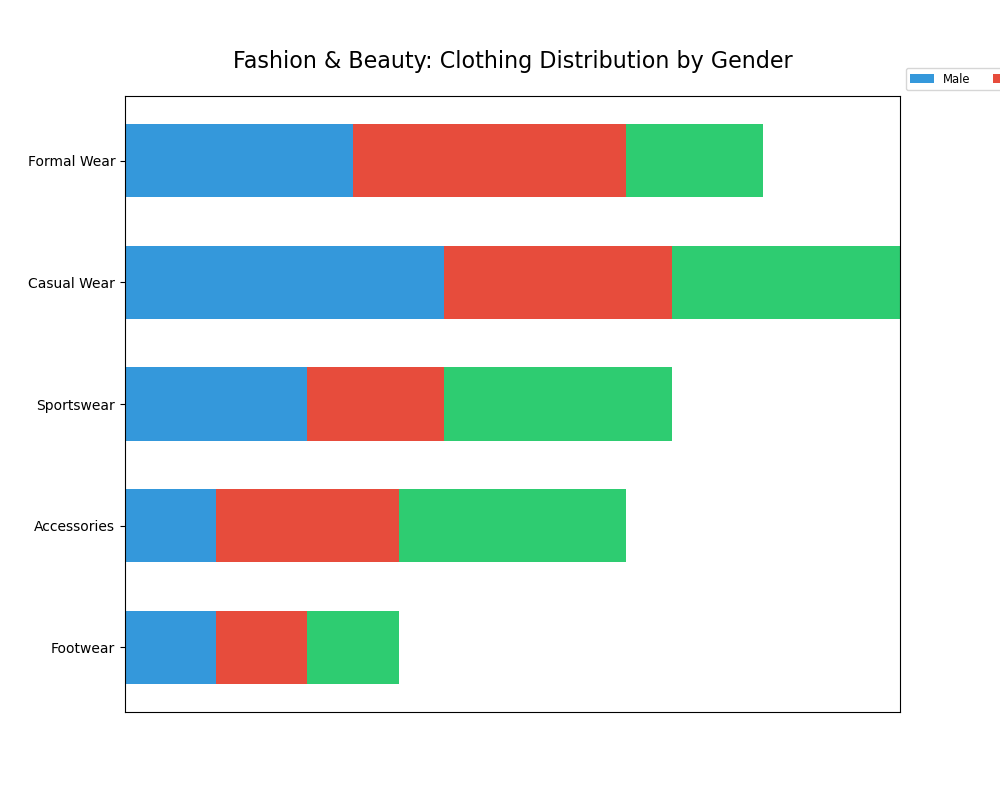

Write Python code to recreate this figure.

import matplotlib.pyplot as plt
import numpy as np

categories = ['Formal Wear', 'Casual Wear', 'Sportswear', 'Accessories', 'Footwear']
male = [25, 35, 20, 10, 10]
female = [30, 25, 15, 20, 10]
unisex = [15, 25, 25, 25, 10]

data = np.array([male, female, unisex])
data_cum = data.cumsum(axis=0)

category_colors = ['#3498db', '#e74c3c', '#2ecc71']

fig, ax = plt.subplots(figsize=(10, 8))
category_names = ['Male', 'Female', 'Unisex']

ax.invert_yaxis()
ax.xaxis.set_visible(False)
ax.set_xlim(0, np.sum(data, axis=0).max())

for i, (colname, color) in enumerate(zip(category_names, category_colors)):
    widths = data[i]
    starts = data_cum[i] - widths
    ax.barh(categories, widths, left=starts, height=0.6, label=colname, color=color)

ax.legend(ncol=len(category_names), bbox_to_anchor=(1, 1), loc='lower left', fontsize='small')

plt.title('Fashion & Beauty: Clothing Distribution by Gender', fontsize=16, pad=20)
plt.show()
